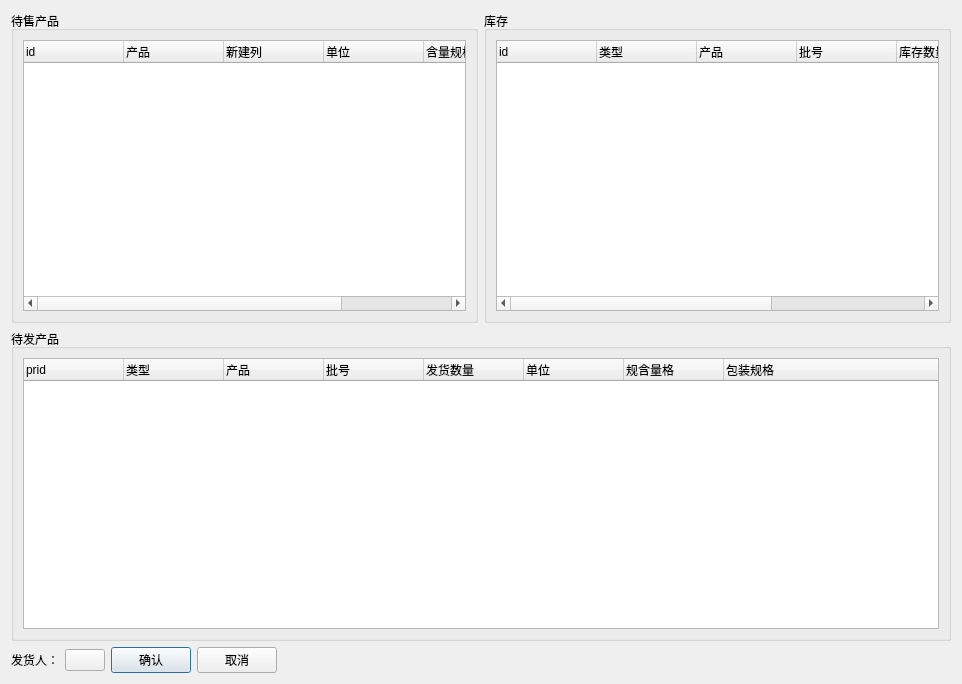
<?xml version="1.0" encoding="UTF-8"?>
<ui version="4.0">
 <class>Dialog</class>
 <widget class="QDialog" name="Dialog">
  <property name="geometry">
   <rect>
    <x>0</x>
    <y>0</y>
    <width>962</width>
    <height>684</height>
   </rect>
  </property>
  <property name="windowTitle">
   <string>Dialog</string>
  </property>
  <layout class="QGridLayout" name="gridLayout_2">
   <item row="0" column="0">
    <widget class="QGroupBox" name="groupBox">
     <property name="title">
      <string>待售产品</string>
     </property>
     <layout class="QGridLayout" name="gridLayout_4">
      <item row="0" column="0">
       <widget class="QTreeWidget" name="treeWidget_orderitemlist">
        <column>
         <property name="text">
          <string>id</string>
         </property>
        </column>
        <column>
         <property name="text">
          <string>产品</string>
         </property>
        </column>
        <column>
         <property name="text">
          <string>新建列</string>
         </property>
        </column>
        <column>
         <property name="text">
          <string>单位</string>
         </property>
        </column>
        <column>
         <property name="text">
          <string>含量规格</string>
         </property>
        </column>
        <column>
         <property name="text">
          <string>包装规格</string>
         </property>
        </column>
       </widget>
      </item>
     </layout>
    </widget>
   </item>
   <item row="0" column="1">
    <widget class="QGroupBox" name="groupBox_2">
     <property name="title">
      <string>库存</string>
     </property>
     <layout class="QGridLayout" name="gridLayout_5">
      <item row="0" column="0">
       <widget class="QTreeWidget" name="treeWidget_repository">
        <column>
         <property name="text">
          <string>id</string>
         </property>
        </column>
        <column>
         <property name="text">
          <string>类型</string>
         </property>
        </column>
        <column>
         <property name="text">
          <string>产品</string>
         </property>
        </column>
        <column>
         <property name="text">
          <string>批号</string>
         </property>
        </column>
        <column>
         <property name="text">
          <string>库存数量</string>
         </property>
        </column>
        <column>
         <property name="text">
          <string>单位</string>
         </property>
        </column>
        <column>
         <property name="text">
          <string>存放位置</string>
         </property>
        </column>
       </widget>
      </item>
     </layout>
    </widget>
   </item>
   <item row="1" column="0" colspan="2">
    <widget class="QGroupBox" name="groupBox_3">
     <property name="title">
      <string>待发产品</string>
     </property>
     <layout class="QGridLayout" name="gridLayout_3">
      <item row="0" column="0">
       <widget class="QTreeWidget" name="treeWidget_productlist">
        <property name="contextMenuPolicy">
         <enum>Qt::CustomContextMenu</enum>
        </property>
        <column>
         <property name="text">
          <string>prid</string>
         </property>
        </column>
        <column>
         <property name="text">
          <string>类型</string>
         </property>
        </column>
        <column>
         <property name="text">
          <string>产品</string>
         </property>
        </column>
        <column>
         <property name="text">
          <string>批号</string>
         </property>
        </column>
        <column>
         <property name="text">
          <string>发货数量</string>
         </property>
        </column>
        <column>
         <property name="text">
          <string>单位</string>
         </property>
        </column>
        <column>
         <property name="text">
          <string>规含量格</string>
         </property>
        </column>
        <column>
         <property name="text">
          <string>包装规格</string>
         </property>
        </column>
       </widget>
      </item>
     </layout>
    </widget>
   </item>
   <item row="2" column="0" colspan="2">
    <layout class="QGridLayout" name="gridLayout">
     <item row="0" column="0">
      <widget class="QLabel" name="label">
       <property name="text">
        <string>发货人：</string>
       </property>
      </widget>
     </item>
     <item row="0" column="2">
      <widget class="QPushButton" name="pushButton_accept">
       <property name="text">
        <string>确认</string>
       </property>
      </widget>
     </item>
     <item row="0" column="3">
      <widget class="QPushButton" name="pushButton_cancel">
       <property name="text">
        <string>取消</string>
       </property>
      </widget>
     </item>
     <item row="0" column="1">
      <widget class="SignButton" name="pushButton_saler">
       <property name="text">
        <string/>
       </property>
      </widget>
     </item>
     <item row="0" column="4">
      <spacer name="horizontalSpacer">
       <property name="orientation">
        <enum>Qt::Horizontal</enum>
       </property>
       <property name="sizeHint" stdset="0">
        <size>
         <width>40</width>
         <height>20</height>
        </size>
       </property>
      </spacer>
     </item>
    </layout>
   </item>
  </layout>
 </widget>
 <customwidgets>
  <customwidget>
   <class>SignButton</class>
   <extends>QPushButton</extends>
   <header>lib.sign.signbutton.h</header>
  </customwidget>
 </customwidgets>
 <resources/>
 <connections/>
</ui>
